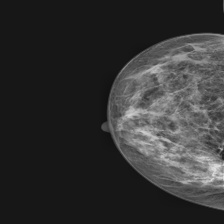
#> input picture test/Image_1.jpg, 224 x 224 px, found by its file name
$ jupyter execute --allow-errors breast_cancer_detection.ipynb   (shell and % lines are left out)   (older library calls are emulated)
#> lines starting #> are read from the running program, lines starting #| are printed output that depends on the picture; after the words box and inside, x2 and y2 are one past the last pixel; in counts of white or black regions, pixels touching at a corner belong together
<a href="https://colab.research.google.com/github/Vijaya0869/repo/blob/main/breast_cancer_detection.ipynb" target="_parent"></a>

[cell 1]
from google.colab import drive

drive.mount("/content/drive")

[cell 2]
# Imports
import numpy as np
import pandas as pd
import os
import matplotlib.pyplot as pltZZ
import math
import random

[cell 3]
train = "/content/drive/My Drive/dataset_train-test/train" #train dataset images= 5724 (rows,col)=(636,9)
test = "/content/drive/My Drive/dataset_train-test/test"   #test dataset images= 1908 (212,9)

[cell 4]
print(os.listdir("/content/drive/My Drive/dataset_train-test/train"))
print(os.listdir("/content/drive/My Drive/dataset_train-test/test"))

[cell 5]
print(len(os.listdir("/content/drive/My Drive/dataset_train-test/train")))
print(len(os.listdir("/content/drive/My Drive/dataset_train-test/test")))

[cell 6]
import numpy as np # linear algebra
import pandas as pd # data processing, CSV file I/O (e.g. pd.read_csv)
import os
for dirname, _, filenames in os.walk("/content/drive/My Drive/dataset_train-test"):
    for filename in filenames:
        print(os.path.join(dirname, filename))

[cell 7]
#Resizing

f = "/content/drive/My Drive/dataset_train-test/train"
#> (the rest of this cell did not finish here and is left out)

[cell 8]
''' Image Enhancement OpenCV '''
import os
import cv2
from scipy import ndimage

PATH = "/content/drive/My Drive/dataset_train-test"
RESULTS = "/content/drive/My Drive/result_data"

"""
# Removes noise and imporves image quality.
"""
def enhanceImage(path):

	for filename in os.listdir(path):

		try:
			image = cv2.imread(path+filename)
			if image is not None:
				# Convert image to gray scale
				#gray_image = cv2.cvtColor(image, cv2.COLOR_BGR2GRAY)

				# Non-Linear filter for noise removal
				deNoised = ndimage.median_filter(image, 3)

				#Histogram Equalizer
				#High pass filter for improving the contrast of the image
				clahe = cv2.createCLAHE(clipLimit=2.0, tileGridSize=(8,8))
				highPass = clahe.apply(deNoised)

				#Gamma Transformation
				#Prevent bleaching or darkening of images
				gamma = highPass/255.0
				gammaFilter = cv2.pow(gamma,1.5)
				gammaFilter = gammaFilter * 255

				cv2.imwrite(RESULTS+filename,gammaFilter)

		except:
		    print('Image not found')


print("--------IMAGE ENHANCEMENT TECHNIQUE----------")
print("---------------------------------------------")
print("--------INITIALIZED IMAGE PROCESSING---------")
# Enhance Image Quality
#> (the rest of this cell did not finish here and is left out)

[cell 9]
import cv2
import numpy as np
import math
import matplotlib.pyplot as plt
import matplotlib.image as mpimg
import scipy.misc
import scipy.ndimage
import skimage.filters
import sklearn.metrics

#Applying median filter for a single image for better understanding

[cell 10]
#Reading the image
img = mpimg.imread("/content/drive/My Drive/dataset_train-test/test/Image_1.jpg")
#> img is the input picture: shape (224, 224, 3); min 15, max 223, mean 50.9
#Printing the image array
print(img)
#> (printed output is left out)

[cell 11]
print(img.shape)
#| (224, 224, 3)

[cell 12]
print(img.size)
#| 150528

[cell 13]
#Displaying the image
imgplot = plt.imshow(img)

[cell 14]
grayscale_img = img[:, :, 0]
plt.imshow(grayscale_img, cmap='gray')

[cell 15]
median_filtered = scipy.ndimage.median_filter(img, size=3)
plt.imshow(median_filtered,cmap='gray')
plt.axis('off')
plt.title("median filtered image")

[cell 16]
gb = cv2.GaussianBlur(img, (243,243), 1,1)
imgplot = plt.imshow(gb)
plt.title("GaussianBlur filter")

[cell 17]
#import the library opencv
import cv2
#globbing utility.
import glob
#select the path
#I have provided my path from my local computer, please change it accordingly
path = "/content/drive/My Drive/dataset_train-test/test\*.*"
for file in glob.glob(path):
    image_read = cv2.imread(file)
    # conversion numpy array into rgb image to show
    c = cv2.cvtColor(image_read, cv2.COLOR_BGR2RGB)
    cv2.imshow('Color image', c)
    # wait for 1 second
    k = cv2.waitKey(1000)
#> (key Esc is pressed here)
    # destroy the window
    cv2.destroyAllWindows()

[cell 18]
import os
import matplotlib.pyplot as plt
import matplotlib.image as mping

train_dir=os.path.join("/content/drive/My Drive/dataset_train-test/test")
validate_dir= os.path.join("/content/drive/My Drive/dataset_train-test/train")

train = os.listdir(train_dir)
validate = os.listdir(validate_dir)

fname1 = [os.path.join(train_dir,fname)
        for fname in train[:]]

fname2 = [os.path.join(validate_dir,fname)
        for fname in validate[:]]
ncolu = 9
nrow = 99
fig = plt.gcf()
fig.set_size_inches(ncolu*9,nrow*99)
for i,fname in enumerate(fname1):
    print (fname)
    sp = plt.subplot(99,9,i+1)
    sp.axis('off')
    img = mping.imread(fname)
    plt.imshow(img)
plt.show()

[cell 19]
import PIL
import os
from PIL import Image

[cell 20]
img = mpimg.imread("/content/drive/My Drive/dataset_train-test/test/Image_1.jpg")
print(img.size)
#| 150528

[cell 21]
import PIL
#> (the rest of this cell did not finish here and is left out)

#> (a cell that did not finish here is left out)

[cell 23]
#******************************************#
'''
This program can be used to apply smoothing (blurring) techniques on brain MRI scan image
All image processing functions are performed on grayscale image (need for opencv tool)
'''
#******************************************#

import cv2
import numpy as np
import matplotlib.pyplot as plt

kernel = np.ones((5,5),np.float32)/25 #for cv2.filter2D()

class smoothing(object):

    def read_image(self,image):
        image_read = cv2.imread(image)

        return image_read

    '''
    cv2.filter2D() - to convolve the kernel with an image
    '''
    def filter2D(self,image_read):
        image_result = cv2.filter2D(image_read,-1,kernel)
        return image_result
    '''
    Blurring - Low pass filter kernel
        - removal of noise
        - removes high frequency content (noise, edges)
        - 4 types - averaging, median, gaussian, bilateral
    '''
    '''
    cv2.blur() or cv2.boxFilter() - convolving image with normalized box filter
    - takes avg of pixels under kernel area and replaces central element with this average
    '''
    def averaging(self,image_read):
        image_result = cv2.blur(image_read,(5,5))
        return image_result
    '''
    cv2.GaussianBlur() - remove gaussian noise from the noise
    Instead of box filter with equal coefficients, we specify the width and height of kernel (positive and odd)
    SigmaX Gaussian kernel standard deviation in X direction and SigmaY in Y-direction
    Gaussian filter takes the a neighborhood around the pixel and finds its Gaussian weighted average
    '''
    def gaussian(self,image_read):
        image_result = cv2.GaussianBlur(image_read,(5,5),sigmaX=0)
        return image_result
    '''
    cv2.meadianBlur() - computes median of all pixels under the kernel and the central pixel
    is replaced with this median value.
    Effective in removing salt and pepper noise - reduces noise effectively.
    '''
    def median(self,image_read):
        image_result = cv2.medianBlur(image_read,5)
        return image_result

    '''
    cv2.bilateralFilter() - noise removal while preserving edges
    bilateral filter = Gaussian filter + multiplicative gaussian filter component which is a function of pixel intensity differences.
    - sptail neigbors + intensity domain
    '''
    def bilateral(self,image_read):
        image_result = cv2.bilateralFilter(image_read,9,75,75)
        return image_result

_inst = smoothing()
read_image = _inst.read_image
filter2D = _inst.filter2D
averaging = _inst.averaging
gaussian = _inst.gaussian
median = _inst.median
bilateral = _inst.bilateral

image_path = "/content/drive/My Drive/dataset_train-test/test/Image_1.jpg"
tumor = read_image(image_path)

filter2D = filter2D(tumor)
averaging = averaging(tumor)
gaussian = gaussian(tumor)
median = median(tumor)
bilateral = bilateral(tumor)

#####################################
## Plotting all stages of image blurring ##
#####################################
fig, axs = plt.subplots(2,3, figsize=(15, 9), facecolor='w', edgecolor='k')
fig.subplots_adjust(hspace = .25, wspace=.5)

axs = axs.ravel()

axs[0].imshow(tumor,'gray')
axs[0].set_title('1. Orginial Gray Image')
axs[1].imshow(filter2D,'gray')
axs[1].set_title('2. Using cv2.filter2D()')
axs[2].imshow(averaging,'gray')
axs[2].set_title('3. Using cv2.blur()')
axs[3].imshow(gaussian,'gray')
axs[3].set_title('4. Using cv2.GaussianBlur()')
axs[4].imshow(median,'gray')
axs[4].set_title('5. Using cv2.medianBlur()')
axs[5].imshow(bilateral,'gray')
axs[5].set_title('6. Using cv2.bilateralFilter()')

plt.show()

#Image Segmentation

[cell 24]
from google.colab.patches import cv2_imshow
cv2_imshow(img)

Applying Segmentation techniques to a single image for better Understanding

---

[cell 25]
#******************************************#
'''
This program can be used to apply image processing techniques on Mammogram image
All image processing functions are performed on grayscale image (need for opencv tool)
'''
#******************************************#

import cv2
import numpy as np
import matplotlib.pyplot as plt

#creating a filter of ones like a small blur

kernel = np.ones((7,7),np.uint8)

######################
### Defining a segmentation class #####
######################

class segmentation(object):

    def read_image(self,image):
        image_read = cv2.imread(image)
        image_gray = cv2.cvtColor(image_read,cv2.COLOR_BGR2GRAY)

        return image_gray

    #Binarization
    def binary(self,image_gray):
        ret,th1 = cv2.threshold(image_gray,30,255,cv2.THRESH_BINARY)
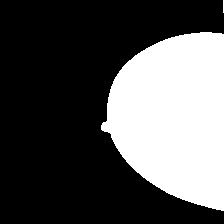
#> th1: shape (224, 224); 32.6% white; 2 white regions (1 under 20 px), largest, box (x1, y1, x2, y2) and area: (101, 32, 224, 211) 16323
        #noise removal
        image_closing = cv2.morphologyEx(th1,cv2.MORPH_CLOSE,kernel)
#> image_closing: shape (224, 224); 32.6% white; 2 white regions (1 under 20 px), largest, box (x1, y1, x2, y2) and area: (101, 32, 224, 211) 16325

        return image_closing,th1
    #remove skull
    def skull_removal(self,image_closing,image):
        erosion = cv2.erode(image_closing,kernel,iterations=7)
#> erosion: shape (224, 224); 17.1% white; 1 white region, box (x1, y1, x2, y2) and area: (131, 54, 224, 185) 8558
        without_skull = image*(-erosion)

        return erosion, without_skull

    def enhance(self,without_skull):
        #median = cv2.medianBlur(without_skull,5)
        #blur = cv2.GaussianBlur(median,(5,5),0)

        blur = cv2.bilateralFilter(without_skull,9,75,75)
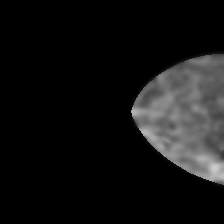
#> blur: shape (224, 224); min 0, max 205, mean 19.5

        return blur

    def segmentation_back(self,blur):
        kernel1 = np.ones((5,5),np.uint8)
        ret, th2 = cv2.threshold(blur,100,65,cv2.THRESH_BINARY)
#> th2: shape (224, 224); values 0 (black) and 65 (white), 11.4% white; 5 white regions (2 under 20 px), largest, box (x1, y1, x2, y2) and area: (131, 69, 224, 184) 5460, (189, 56, 218, 67) 191, (217, 97, 224, 108) 56
        #remove noise
        no_noise = cv2.morphologyEx(th2,cv2.MORPH_DILATE,kernel1)
#> no_noise: shape (224, 224); values 0 (black) and 65 (white), 15% white; 4 white regions, box (x1, y1, x2, y2) and area: (129, 67, 224, 186) 6982, (187, 54, 220, 69) 369, (215, 95, 224, 110) 116, (218, 143, 224, 152) 50

        return th2, no_noise

    def edge_detection(self,th2):
        edges = cv2.Canny(th2,150,200)
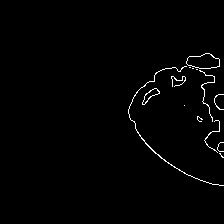
#> edges: shape (224, 224); 1.2% white in thin lines or dots, all inside (x1, y1, x2, y2) = (128, 53, 224, 186)

        return edges

    def contour_map(self,edges,image):
        contours,hierarchy=cv2.findContours(edges,cv2.RETR_CCOMP,cv2.CHAIN_APPROX_SIMPLE)
#> contours = 16 contours, 11 with area under 20; largest, box (x1, y1, x2, y2) and area: (186, 53, 220, 69) 366, (186, 53, 220, 69) 362, (142, 88, 160, 105) 103, (142, 88, 160, 105) 92, (128, 66, 224, 186) 34
        internal_contours = np.zeros(image.shape)

        for i in range(len(contours)):
            if hierarchy[0][i][3] != -1:
                cv2.drawContours(internal_contours,contours,i,255,-1)
#> this loop made 16 passes
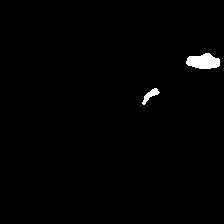
#> internal_contours: shape (224, 224) float64; 1% white; 2 white regions, box (x1, y1, x2, y2) and area: (186, 53, 220, 69) 401, (142, 88, 160, 105) 114

        return contours,internal_contours,hierarchy

#declaring the functions in the class
_inst = segmentation()

read_image = _inst.read_image
binarization = _inst.binary
skull_removal = _inst.skull_removal
enhance = _inst.enhance
seg_back = _inst.segmentation_back
edge_detect = _inst.edge_detection
contour_map = _inst.contour_map

#linking the functions with the variables
image_path = "/content/drive/My Drive/dataset_train-test/test/Image_1.jpg"
tumor = read_image(image_path)
binarization_results = binarization(tumor)
skull_removal = skull_removal(binarization_results[0],tumor) #image closing and image
enhance = enhance(skull_removal[1]) #without skull image
seg_back = seg_back(enhance) #blur image
edge_detect = edge_detect(seg_back[1]) #threshold back
contour_map = contour_map(edge_detect,tumor)

#####################################
## Plotting all stages of image processing ##
#####################################
fig, axs = plt.subplots(2,5, figsize=(15, 9), facecolor='w', edgecolor='k')
fig.subplots_adjust(hspace = .25, wspace=.5)

axs = axs.ravel()

axs[0].imshow(tumor,'gray')
axs[0].set_title('1. Orginial Gray Image')
axs[1].imshow(binarization_results[0],'gray')
axs[1].set_title('2. After Thresholding')
axs[2].imshow(binarization_results[1],'gray')
axs[2].set_title('3. After Noise Removal')
axs[3].imshow(skull_removal[0],'gray')
axs[3].set_title('4. After Erosion')
axs[4].imshow(skull_removal[1],'gray')
axs[4].set_title('5. No Skull')
axs[5].imshow(enhance,'gray')
axs[5].set_title('6. After Smoothing')
axs[6].imshow(seg_back[0],'gray')
axs[6].set_title('7. After 2nd Thresholding')
axs[7].imshow(seg_back[1],'gray')
axs[7].set_title('8. With NO Noise')
axs[8].imshow(edge_detect,'gray')
axs[8].set_title('9. After Canny Edge Detection')
axs[9].imshow(contour_map[1],'gray')
axs[9].set_title('10. Internal contours')

#plotting final image with internal contour mapping
print(contour_map[2])
#> (printed output is left out)
cv2.drawContours(tumor,contour_map[0],-1,(0,255,0),3)
cv2_imshow(tumor)
cv2.imwrite('tumor.jpg',tumor)
cv2.waitKey(0)

plt.show()

[cell 26]
#*******************************************************#
'''
Program to implement watershed algorithm step by step to perfom image segmentation
of the Mammogram image.
'''
#*******************************************************#

''' Description
- Grayscale images seen as topographic surface
- High intensity  = peaks and hills
- Low intensity = valley
- Fill isolated valleys - local minima with colored water (labels)
- With water rising, peaks (gradient) with different colors tends to merge
- This approach gives oversegmented results due to noise or other irregularities in the image
- So in opencv, we have an approach based on marker watershed algorithm where we can specify
  which are valley poiints to be merged.
- It is an interactive image segmentation
'''

import cv2
import numpy as np
import matplotlib.pyplot as plt

def watershed(image):

    ###################PREPROCESSING

    #Read the image and convert to gray scale
    img = cv2.imread(image)
    img_gray = cv2.cvtColor(img, cv2.COLOR_BGR2GRAY)
    #smoothing the image
    img_median = cv2.medianBlur(img_gray,5)
    #edge detection using sobelX, sobelY
    img_sobelx = cv2.Sobel(img_median,cv2.CV_8U,dx=1,dy=0,ksize=3)
    img_sobely = cv2.Sobel(img_median,cv2.CV_8U,dx=0,dy=1,ksize=3)

    img_sobel = img_sobelx+img_sobely+img_gray

    ret, th1 = cv2.threshold(img_sobel,55,255,cv2.THRESH_BINARY)
#> th1: shape (224, 224); 32.1% white; 3 white regions (1 under 20 px), largest, box (x1, y1, x2, y2) and area: (100, 31, 224, 211) 16075, (222, 0, 224, 11) 22

    #having foreground and background image
    kernel = np.ones((3,3),np.uint8)
    # To remove any small white noises in the image using morphological opening
    opening = cv2.morphologyEx(th1, cv2.MORPH_OPEN,kernel,iterations=2)
#> opening: shape (224, 224); 31% white; 1 white region, box (x1, y1, x2, y2) and area: (102, 33, 224, 210) 15549

    #background
    # Black region shows sure background area
    # Dilation increases object boundary to background.
    sure_bg = cv2.dilate(opening,kernel,iterations=3)
#> sure_bg: shape (224, 224); 34.7% white; 1 white region, box (x1, y1, x2, y2) and area: (99, 30, 224, 213) 17423

    #white region shows sure foreground region
    dist = cv2.distanceTransform(opening,distanceType=cv2.DIST_L2, maskSize=5)
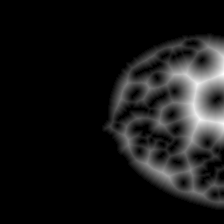
#> dist: shape (224, 224) float32; min 0, max 25.18, mean 2.3; drawn with min black and max white

    ret,sure_fg = cv2.threshold(dist, 0.2*dist.max(),255,0) #threshold value needs to change if tumor is not segmented
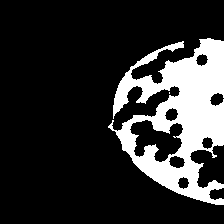
#> sure_fg: shape (224, 224) float32; 18.7% white; 2 white regions (1 under 20 px), largest, box (x1, y1, x2, y2) and area: (108, 38, 224, 205) 9366
#> ret = 5.04

    # Identifying regions where we don't know whether foreground and background
    sure_fg = np.uint8(sure_fg)
    unknown = cv2.subtract(sure_bg,sure_fg)
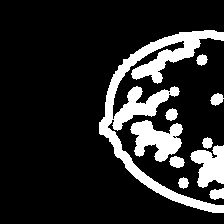
#> unknown: shape (224, 224); 16.1% white; 10 white regions

    #######Waterhsed algorithm

    contours, hierarchy = cv2.findContours(sure_fg,cv2.RETR_TREE, cv2.CHAIN_APPROX_SIMPLE)
#> contours = 8 contours, 1 with area under 20; largest, box (x1, y1, x2, y2) and area: (108, 38, 224, 205) 10711, (129, 119, 184, 163) 1386, (168, 155, 186, 169) 158, (164, 107, 179, 122) 134, (195, 53, 209, 67) 112, (177, 176, 190, 190) 108, (201, 136, 214, 150) 108

    #numpy array for amrkers

    marker = np.zeros((img_gray.shape[0],img_gray.shape[1]),dtype=np.int32)
    marker = np.int32(sure_fg)+np.int32(sure_bg)
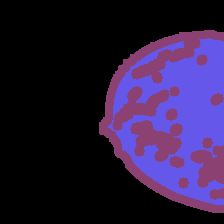
#> marker: shape (224, 224) int32; 3 distinct labels, from 0 to 510; one colour per label, 0 black

    #marker labeling

    for i in range(len(contours)):
        cv2.drawContours(marker,contours,i,i+2,-1)
#> this loop made 8 passes
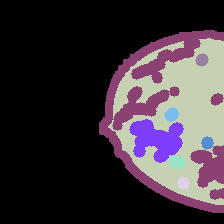
#> marker: shape (224, 224) int32; 10 distinct labels, from 0 to 255; one colour per label, 0 black

    marker = marker + 1 #to make sure background is not black 0
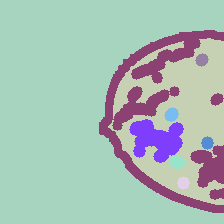
#> marker: shape (224, 224) int32; 10 distinct labels, from 1 to 256; one colour per label, 0 black
    marker[unknown==255] = 0 #unknown regions as 0
#> marker: shape (224, 224) int32; 10 distinct labels, from 0 to 10

    copy_img = img.copy()
    cv2.watershed(copy_img,marker)

    copy_img[marker == -1] = [255,0,255]
#> copy_img: shape (224, 224, 3); 2.4% of pixels changed, all inside (x1, y1, x2, y2) = (0, 0, 224, 224)
#> (the rest of the program and of its run is left out)
